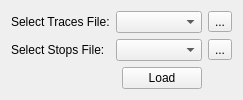
          <widget class="QWidget" name="tab_6">
           <attribute name="title">
            <string>Load Existing File</string>
           </attribute>
           <layout class="QGridLayout" name="gridLayout_22">
            <item row="1" column="3">
             <widget class="QToolButton" name="toolButton_3">
              <property name="text">
               <string>...</string>
              </property>
             </widget>
            </item>
            <item row="1" column="0">
             <widget class="QLabel" name="label_43">
              <property name="sizePolicy">
               <sizepolicy hsizetype="Maximum" vsizetype="Preferred">
                <horstretch>0</horstretch>
                <verstretch>0</verstretch>
               </sizepolicy>
              </property>
              <property name="text">
               <string>Select Stops File:</string>
              </property>
             </widget>
            </item>
            <item row="0" column="0">
             <widget class="QLabel" name="label_42">
              <property name="sizePolicy">
               <sizepolicy hsizetype="Maximum" vsizetype="Preferred">
                <horstretch>0</horstretch>
                <verstretch>0</verstretch>
               </sizepolicy>
              </property>
              <property name="text">
               <string>Select Traces File:</string>
              </property>
             </widget>
            </item>
            <item row="0" column="3">
             <widget class="QToolButton" name="toolButton_2">
              <property name="text">
               <string>...</string>
              </property>
             </widget>
            </item>
            <item row="2" column="2">
             <widget class="QPushButton" name="pushButton_4">
              <property name="sizePolicy">
               <sizepolicy hsizetype="Maximum" vsizetype="Fixed">
                <horstretch>0</horstretch>
                <verstretch>0</verstretch>
               </sizepolicy>
              </property>
              <property name="text">
               <string>Load</string>
              </property>
             </widget>
            </item>
            <item row="1" column="1" colspan="2">
             <widget class="QComboBox" name="comboBox_15"/>
            </item>
            <item row="0" column="1" colspan="2">
             <widget class="QComboBox" name="comboBox_14"/>
            </item>
           </layout>
          </widget>
